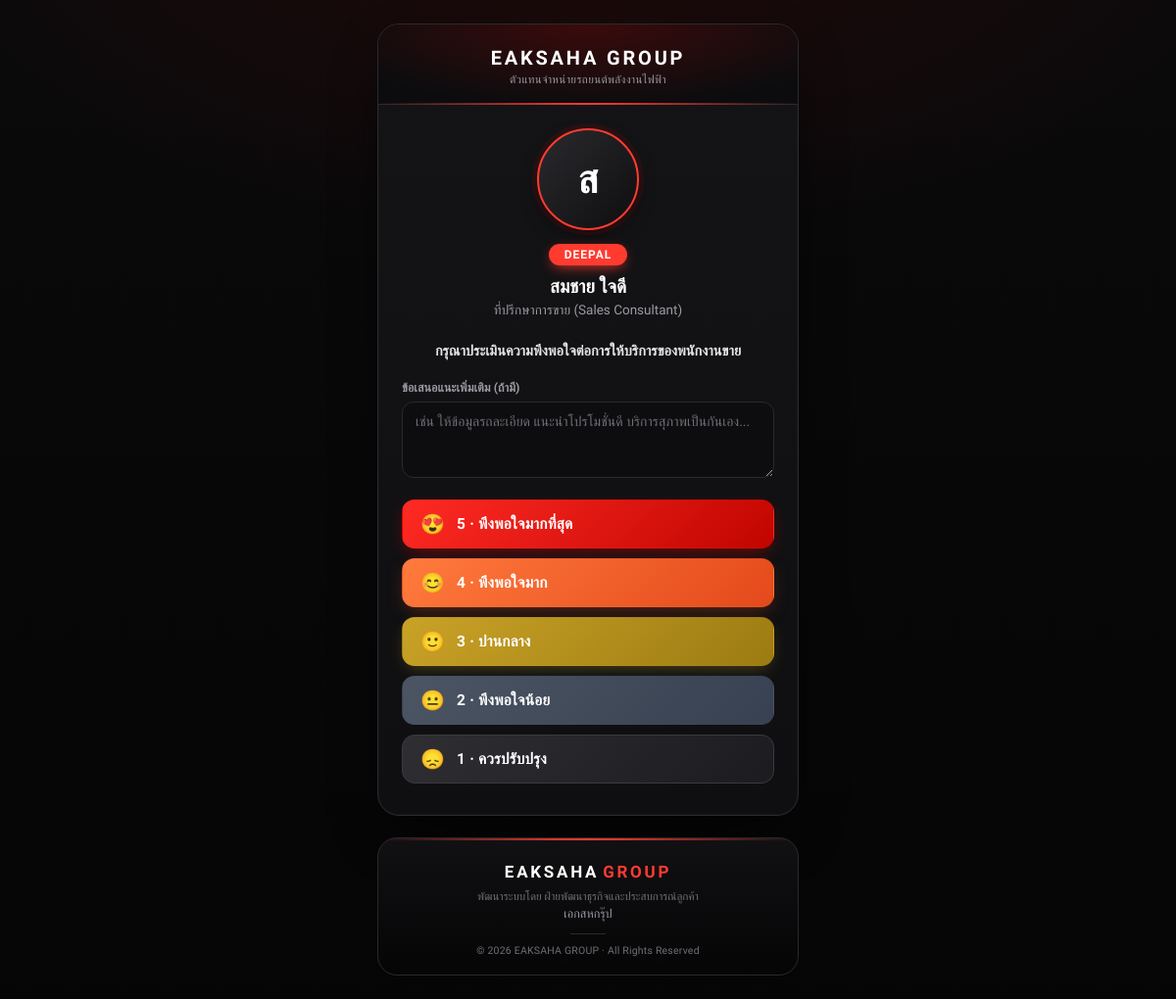
/rate.php?code=emp001, run on the app's committed database.
### tables this page shows
CREATE TABLE IF NOT EXISTS `staff` (
    `id`       INT AUTO_INCREMENT PRIMARY KEY,
    `code`     VARCHAR(20)  NOT NULL UNIQUE,
    `name`     VARCHAR(150) NOT NULL,
    `position` VARCHAR(150) NOT NULL,
    `brand_id` INT NULL,
    `photo`    VARCHAR(255) NULL,
    `created_at` TIMESTAMP DEFAULT CURRENT_TIMESTAMP,
    CONSTRAINT `fk_staff_brand` FOREIGN KEY (`brand_id`)
        REFERENCES `brands`(`id`) ON DELETE SET NULL ON UPDATE CASCADE
);

CREATE TABLE IF NOT EXISTS `brands` (
    `id`         INT AUTO_INCREMENT PRIMARY KEY,
    `name`       VARCHAR(80)  NOT NULL,
    `code`       VARCHAR(40)  NOT NULL UNIQUE,
    `color`      VARCHAR(20)  DEFAULT '#E10600',
    `sort_order` INT DEFAULT 0
);

### rate.php (the view, shortened to what this page needs)
<?php
require 'conn/config.php';
$code  = trim($_GET['code'] ?? '');
$staff = null;
$error = '';
if ($code === '') {
    $error = 'ไม่พบโค้ดพนักงานขาย';
} else {
    $stmt = $pdo->prepare('
        SELECT s.*, b.name AS brand_name, b.color AS brand_color
        FROM staff s
        LEFT JOIN brands b ON b.id = s.brand_id
        WHERE s.code = ?
    ');
    $stmt->execute([$code]);
    $staff = $stmt->fetch();
}
$initial = '';
if ($staff) {
    $parts   = preg_split('/\s+/', trim($staff['name']));
    $initial = mb_substr($parts[0] ?? '', 0, 1, 'UTF-8');
}
?>
<!DOCTYPE html>
<html lang="th">
<head>
    <link rel="stylesheet" href="assets/rate.css">
</head>
<body>
    <div class="rate-page">
        <div class="rate-card">
            <div class="brand-strip">
                <div class="brand-mark"><?= htmlspecialchars(ORG_NAME) ?></div>
                <div class="brand-tagline"><?= htmlspecialchars(ORG_TAGLINE) ?></div>
            </div>
            <?php if ($error): ?>
                <div class="error-state">
                    <div class="error-icon">!</div>
                    <h2>ไม่สามารถดำเนินการได้</h2>
                    <p><?= htmlspecialchars($error) ?></p>
                </div>
            <?php else: ?>
                <div class="staff-photo">
                    <?php if ($staff['photo']): ?>
                        <img src="admin/uploads/staff/<?= htmlspecialchars($staff['photo']) ?>" alt="<?= htmlspecialchars($staff['name']) ?>">
                    <?php else: ?>
                        <div class="staff-initial"><?= htmlspecialchars($initial) ?></div>
                    <?php endif; ?>
                </div>
                <?php if (!empty($staff['brand_name'])): ?>
                    <div class="brand-badge"><?= htmlspecialchars($staff['brand_name']) ?></div>
                <?php endif; ?>
                <h1><?= htmlspecialchars($staff['name']) ?></h1>
                <p class="position"><?= htmlspecialchars($staff['position']) ?></p>
                <p class="prompt">กรุณาประเมินความพึงพอใจต่อการให้บริการของพนักงานขาย</p>
                <form method="POST" id="rateForm">
                    <div class="feedback-field">
                        <label for="feedback">ข้อเสนอแนะเพิ่มเติม (ถ้ามี)</label>
                        <textarea name="feedback" id="feedback" rows="3" maxlength="1000"
                            placeholder="เช่น ให้ข้อมูลรถละเอียด แนะนำโปรโมชั่นดี บริการสุภาพเป็นกันเอง..."></textarea>
                    </div>
                    <div class="score-buttons">
                        <button type="button" class="score-btn score-5" onclick="submitScore(5)">
                            <span class="emo">😍</span><span class="lbl">5 · พึงพอใจมากที่สุด</span>
                        </button>
                        <button type="button" class="score-btn score-4" onclick="submitScore(4)">
                            <span class="emo">😊</span><span class="lbl">4 · พึงพอใจมาก</span>
                        </button>
                        <button type="button" class="score-btn score-3" onclick="submitScore(3)">
                            <span class="emo">🙂</span><span class="lbl">3 · ปานกลาง</span>
                        </button>
                        <button type="button" class="score-btn score-2" onclick="submitScore(2)">
                            <span class="emo">😐</span><span class="lbl">2 · พึงพอใจน้อย</span>
                        </button>
                        <button type="button" class="score-btn score-1" onclick="submitScore(1)">
                            <span class="emo">😞</span><span class="lbl">1 · ควรปรับปรุง</span>
                        </button>
                    </div>
                </form>
            <?php endif; ?>
        </div>
        <div class="footer-bar">
            <div class="footer-logo">EAKSAHA<span>GROUP</span></div>
            <div class="footer-dev">พัฒนาระบบโดย <?= htmlspecialchars(ORG_DEPT) ?></div>
            <div class="footer-college"><?= htmlspecialchars(ORG_NAME_TH) ?></div>
            <div class="footer-divider"></div>
            <div class="footer-copy">&copy; <?= date('Y') ?> <?= htmlspecialchars(ORG_NAME) ?> · All Rights Reserved</div>
        </div>
    </div>
</body>
</html>

### data on the page
staff: name "ส", brand.name "DEEPAL", name "สมชาย ใจดี", position "ที่ปรึกษาการขาย (Sales Consultant)"

### other printed values
ORG_NAME "EAKSAHA GROUP"
ORG_TAGLINE "ตัวแทนจำหน่ายรถยนต์พลังงานไฟฟ้า"
ORG_DEPT "ฝ่ายพัฒนาธุรกิจและประสบการณ์ลูกค้า"
ORG_NAME_TH "เอกสหกรุ๊ป"
